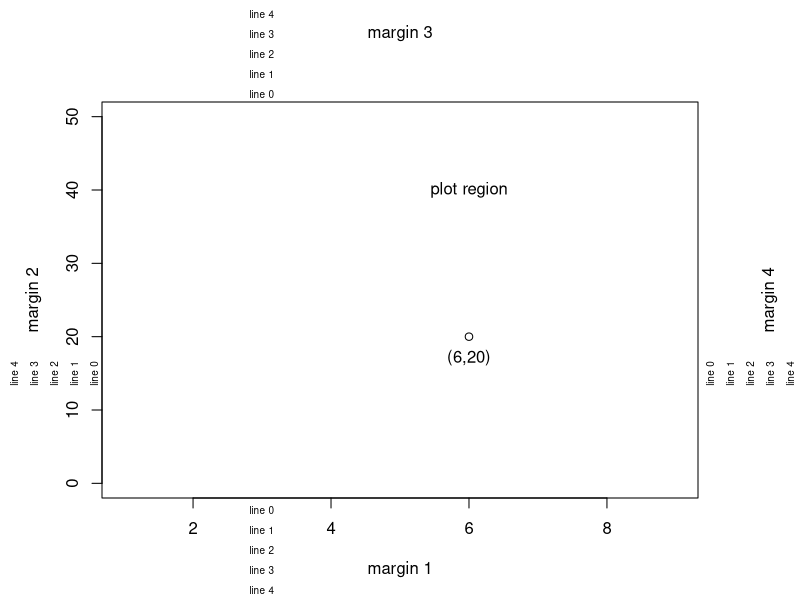

Write the R code that produced this figure.
x<-array(1:24,c(3,4,2))
y<-array(1:36,c(3,4,3))
y<-rnorm(30)
z<-list(x,y)
par(mar=c(5,5,5,5)+0.1)
plot(c(1,9),c(0,50),type='n',xlab="",ylab="")
text(6,40,"plot region")
points(6,20)
text(6,20,"(6,20)",adj=c(0.5,2))
mtext(paste("margin",1:4),side=1:4,line=3)
mtext(paste("line",0:4),side=1,line=0:4,at=3,cex=0.6)
mtext(paste("line",0:4),side=2,line=0:4,at=15,cex=0.6)
mtext(paste("line",0:4),side=3,line=0:4,at=3,cex=0.6)
mtext(paste("line",0:4),side=4,line=0:4,at=15,cex=0.6)
